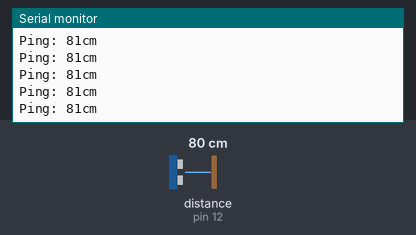
Bench run of a sketch on a simulated Arduino Uno, built with avr-gcc and run on an emulated ATmega328P. On the bench: the last lines printed to the serial monitor. The inputs (shaded band) are chosen by the test bench; at power-on: distance to the obstacle (sensor on pin 12) 80 cm. The echo pulse lasts 58.3 µs per cm.

Above: at 1.2 s.
1.3 s: distance to the obstacle (sensor on pin 12) set to 2 cm
At 1.34 s:
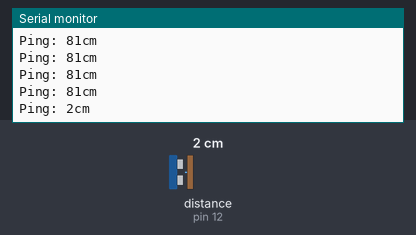
2.8 s: distance to the obstacle (sensor on pin 12) set to 4 cm
At 2.82 s:
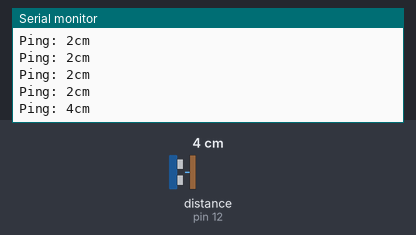
Timing chart, 0 to 5.8 s (numbered marks = the images above; inputs shaded):
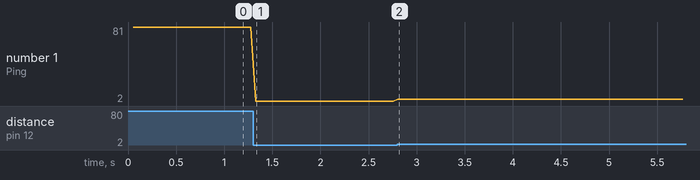

Measured:
- after the input at 1.3 s, the serial monitor: prints a new line at once (image 1)
- after the input at 2.8 s, the serial monitor: prints a new line at once (image 2)
- plotted number 1: 81 → 2 after the input at 1.3 s, 2 → 4 after the input at 2.8 s

The sketch:

NewPingExample.ino
```cpp
// ---------------------------------------------------------------------------
// Example NewPing library sketch that does a ping about 20 times per second.
// ---------------------------------------------------------------------------

#include <NewPing.h>

#define TRIGGER_PIN  11  // Arduino pin tied to trigger pin on the ultrasonic sensor.
#define ECHO_PIN     12  // Arduino pin tied to echo pin on the ultrasonic sensor.
#define MAX_DISTANCE 200 // Maximum distance we want to ping for (in centimeters). Maximum sensor distance is rated at 400-500cm.

NewPing sonar(TRIGGER_PIN, ECHO_PIN, MAX_DISTANCE); // NewPing setup of pins and maximum distance.

void setup() {
  Serial.begin(115200); // Open serial monitor at 115200 baud to see ping results.
  pinMode (10,OUTPUT);//attach pin 2 to vcc
  pinMode (13,OUTPUT);//attach pin 2 to vcc
  digitalWrite(10, HIGH);
  digitalWrite(13, LOW);
}

void loop() {
  delay(50);                      // Wait 50ms between pings (about 20 pings/sec). 29ms should be the shortest delay between pings.
  unsigned int uS = sonar.ping(); // Send ping, get ping time in microseconds (uS).
  Serial.print("Ping: ");
  Serial.print(uS / US_ROUNDTRIP_CM); // Convert ping time to distance in cm and print result (0 = outside set distance range)
  Serial.println("cm");
}
```
